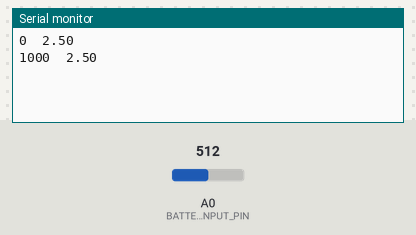
The sketch below on a simulated Arduino Uno, built with avr-gcc and run on an emulated ATmega328P. On the bench: the last lines printed to the serial monitor. The test bench sets the inputs (shaded band); at power-on: A0 (BATTERY_INPUT_PIN) = 512.

Above: at 1.8 s.
1.9 s: A0 (BATTERY_INPUT_PIN) set to 716
At 2.5 s:
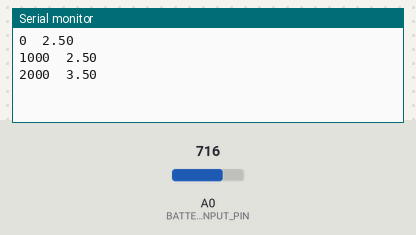
3.4 s: A0 (BATTERY_INPUT_PIN) set to 900
At 4.8 s:
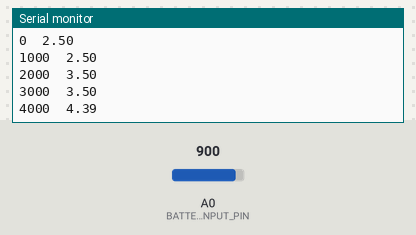
Timing chart, 0 to 6.4 s (numbered marks = the images above; inputs shaded):
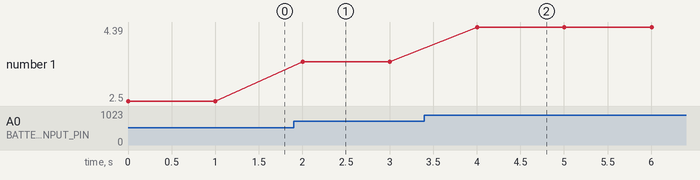

Measured:
- after the input at 1.9 s, the serial monitor: prints a new line after 0.10 s (image 1)
- after the input at 3.4 s, the serial monitor: prints a new line after 0.60 s (image 2)
- plotted number 1: 2.5 → 3.5 after the input at 1.9 s, 3.5 → 4.39 after the input at 3.4 s

The sketch:

solar_measure.ino
```cpp
// Hook up positive battery terminal to A0
const int BATTERY_INPUT_PIN = 0;

// Sampling Period in milliseconds
const int SAMPLE_TIME_MS = 1000;

// Keep track of time
unsigned long current_time = 0;

void setup() {
  // put your setup code here, to run once:
  Serial.begin(9600);
}

void loop() {
  // put your main code here, to run repeatedly:
  int battery_adc = analogRead(BATTERY_INPUT_PIN);
  float battery_voltage = 5.0 * battery_adc / 1024.0;

  Serial.print(current_time);
  Serial.print("\t");
  Serial.println(battery_voltage);

  current_time += SAMPLE_TIME_MS;

  delay(SAMPLE_TIME_MS);

}
```
